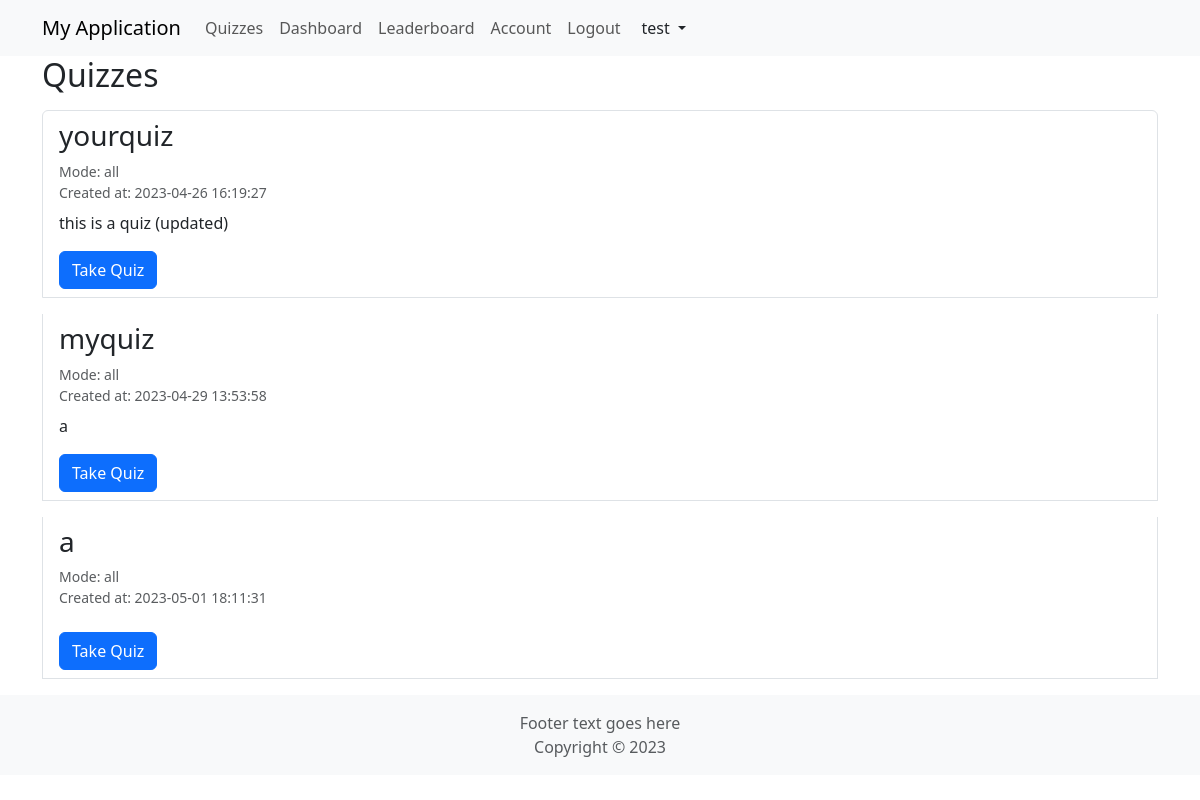
Page /quizzes (signed in) on the earlier database version.
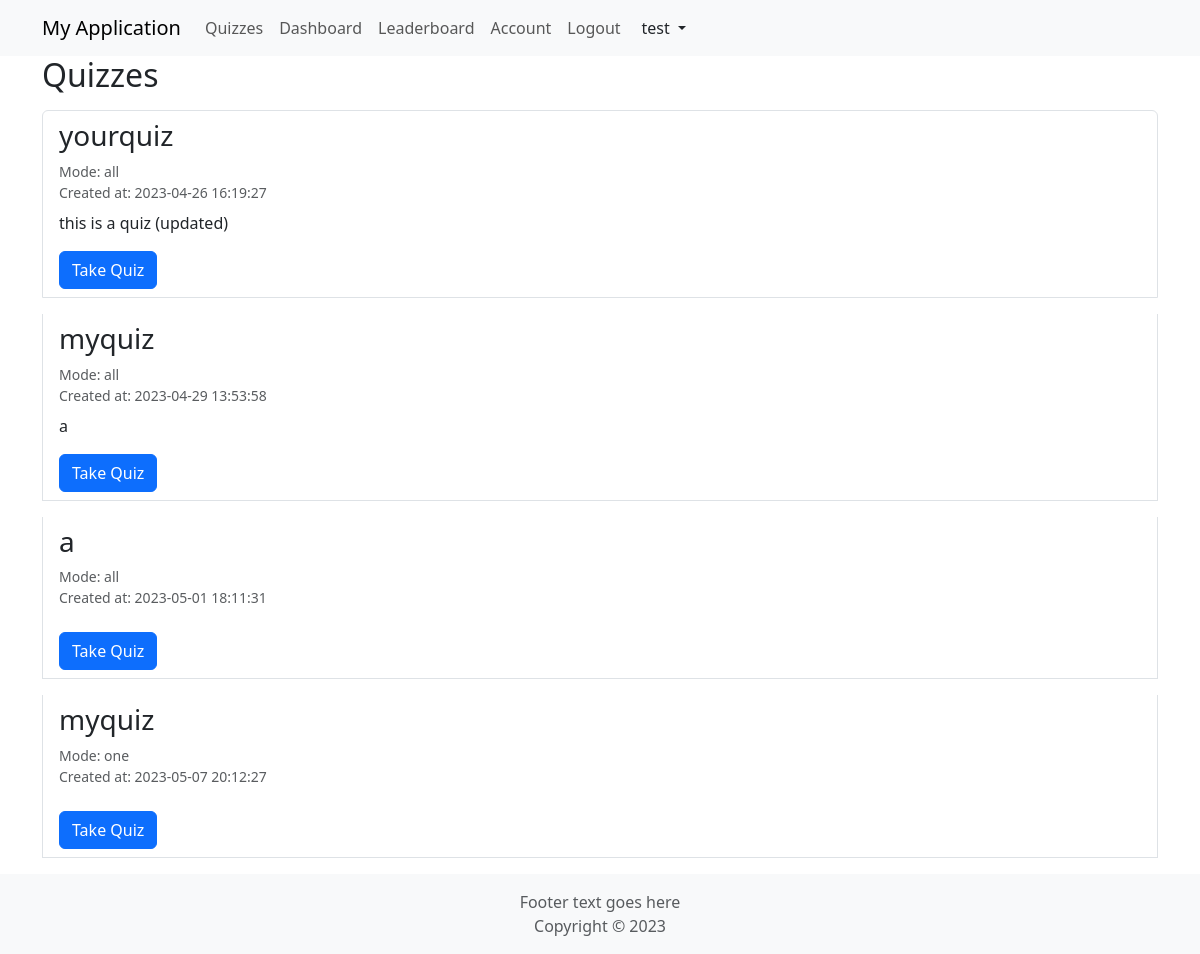
Same page on the later database version.
### tables this page shows
CREATE TABLE `quizzes` (
  `id` int(11) NOT NULL,
  `title` varchar(255) NOT NULL,
  `description` varchar(512) DEFAULT NULL,
  `user_id` int(11) NOT NULL,
  `created_at` timestamp NULL DEFAULT current_timestamp(),
  `submittable` tinyint(1) DEFAULT 0,
  `mode` enum('all','one') NOT NULL DEFAULT 'all'
);

### src/Controller/BaseController.php (called while the page is built, shortened)
<?php
class BaseController{
    public function render($view, $params = [])
    {
        return View::render($view, $params);
    }
}

### src/Controller/QuizController.php (called while the page is built, shortened)
<?php
class QuizController extends BaseController{
    public function index(){
        if(User::isTeacher($_SESSION['id'])){
            $quizzes = Quiz::getQuizzesByUser(utils::getSession('id'));
            return  $this->render('quiz/quizzes_teacher', ['quizzes'=>$quizzes]);
        }else{
            $quizzes = Quiz::getSubmittableQuizzes();
            return $this->render('quiz/quizzes_student', ['quizzes'=>$quizzes]);
        }
    }
}

### src/Config/Application.php (called while the page is built, shortened)
<?php
class Application {
    public static string $ROOT_DIR;
    private Router $router;
    function __construct($router, $rootPath)
    {
        self::$ROOT_DIR = $rootPath;
        $this->router = $router;
    }
    function run(){
        try{
            $this->router->dispatch();
        }
        catch(NotFoundException $e){
            $error_page = Application::$ROOT_DIR."/src/View/error.php";
            $this->handleExceptions($e, $error_page);
        }
        catch(\Exception $e){
            $this->handleExceptions($e);
        }
    }
}

### index.php (called while the page is built, shortened)
<?php
$router = new Router();
$router->get('custom', function(){
    echo "This custom route";
});
$router->get('/', [HomeController::class, 'index']);
$router->get('login', [AuthController::class, 'login']);
$router->get('signup', [AuthController::class, 'signup']);
$router->get('logout', [AuthController::class, 'logout']);
$router->post('login', [AuthController::class, 'login']);
$router->post('signup', [AuthController::class, 'signup']);
$router->get('admin/users', [AdminController::class, 'index']);
$router->post('admin/users/update', [AdminController::class, 'updateUser']);
$router->post('admin/users/password', [AdminController::class, 'changeUserPassword']);
$router->get('admin/users/delete', [AdminController::class, 'deleteUser']);
$router->get('quiz', [QuizController::class, 'show']);
$router->get('quizzes', [QuizController::class, 'index']);
$router->get('quiz/delete', [QuizController::class, 'delete']);
$router->post('quiz/update', [QuizController::class, 'update']);
$router->post('quiz/store', [QuizController::class, 'store']);
$router->post('quiz/take', [QuizStudentController::class, 'store']);
$router->post('quiz/take/one', [QuizStudentController::class, 'take']);
$router->post('all', [QuizController::class, 'all']);
$router->get('question/delete', [QuestionController::class, 'delete']);
$router->post('question/store', [QuestionController::class, 'store']);
$router->post('question/update', [QuestionController::class, 'update']);
$router->get('option/delete', [OptionController::class, 'delete']);
$router->post('option/store', [OptionController::class, 'store']);
$router->post('option/update', [OptionController::class, 'update']);
$router->get('leaderboard', [DashboardController::class, 'leaderboard']);
$router->get('dashboard', [DashboardController::class, 'dashboard']);
$router->get('account', [UserController::class, 'index']);
$router->post('account/update', [UserController::class, 'update']);
$router->post('account/password', [UserController::class, 'changePassword']);
$router->post('account/image', [UserController::class, 'changeImage']);
$app = new Application($router, __DIR__);
$app->run();

### src/Config/Database.php (called while the page is built, shortened)
<?php
class Database{
    static public function query($sql, $sql_parms = []){
        $db =  Database::connect();
        $query = null;
        if(empty($sql_parms)){
            $query = $db->query($sql);
        }else{
            $query = $db->prepare($sql);
            $query->execute($sql_parms);
        }
        $data = $query->fetchAll(\PDO::FETCH_ASSOC);
        return $data;
    }
    static public function connect(){
        try{
            return new \PDO(Config::CONFIG['db'],Config::CONFIG['db_user'],Config::CONFIG['db_password']);
        }catch(PDOException $e){
            return null;
        }
    }
}

### src/Model/QuizModel.php (called while the page is built, shortened)
<?php
class QuizModel extends Database{
    static function getSubmittableQuizzes(){
        $sql = "SELECT * FROM `quizzes` WHERE `submittable` = 1";
        return Database::query($sql);
    }
}

### src/View/quiz/quizzes_student.php (the view, shortened to what this page needs)
<div class="container">
  <h2>Quizzes</h2>
  <ul class="list-group mt-3">
  <?php foreach($quizzes as $quiz): ?>
  <li class="list-group-item mb-3">
    <h3><?php echo $quiz['title']; ?></h3>
    <div class="small text-muted">Mode: <?php echo $quiz['mode']; ?></div>
    <div class="small text-muted">Created at: <?php echo $quiz['created_at']; ?></div>
    <div class="mt-2"><?php echo $quiz['description']; ?></div>
    <a class="btn btn-primary mt-3" href="quiz?id=<?php echo $quiz['id']; ?>">Take Quiz</a>
  </li>
<?php endforeach; ?>
</ul>
</div>

Differences in the rows shown:
added quizzes: title "myquiz", mode "one", created_at "2023-05-07 20:12:27"
